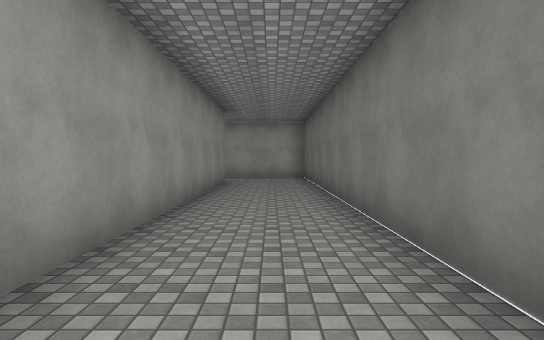
View 1 (above)

20 first-person views from a walk through a Unity game level. The camera is 1.4 m above the floor, tilts 2° down and sees 75° across. The floor is counted in squares, 2 m on a side. Each view is taken from the middle of a square. On the plan, view 1 faces up. The plan holds only what a view shows up to about 11 squares ahead; the rest is blank. The place goes on beyond the plan. The player character is not drawn. Surface patterns are stand-ins for the level's own textures.

View 2
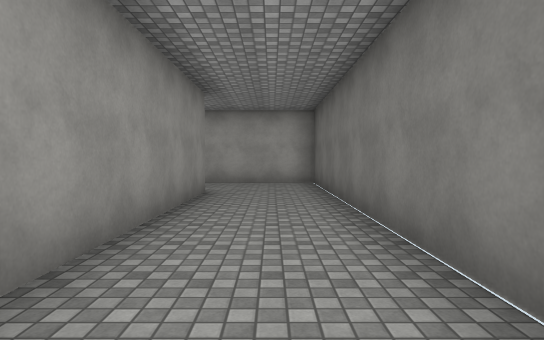

View 3
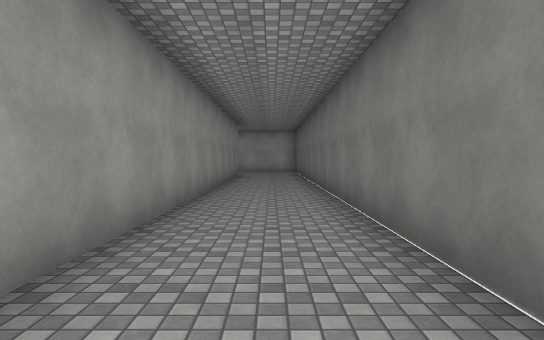

View 4
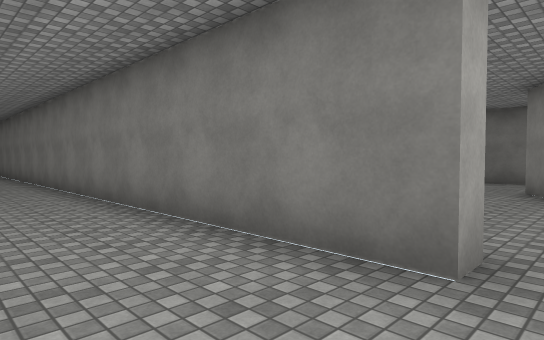

View 5
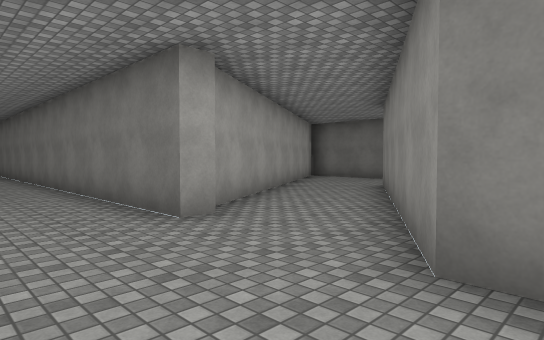

View 6
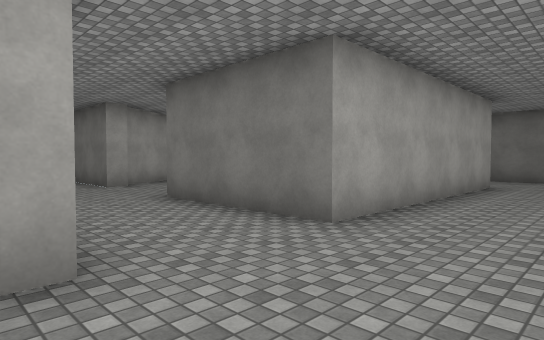

View 7
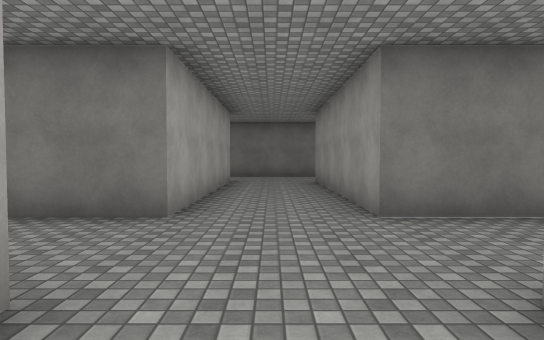

View 8
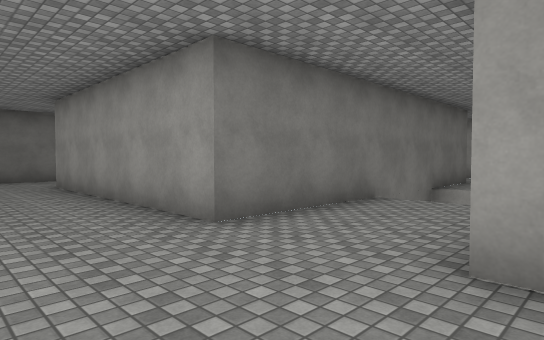

View 9
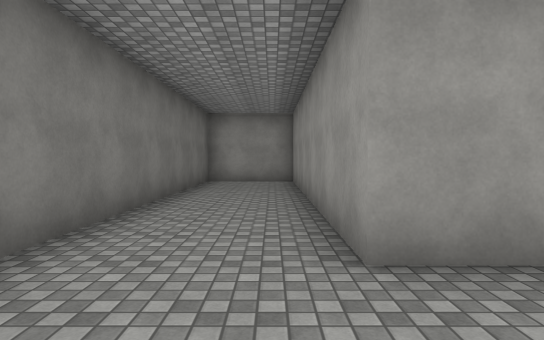

View 10
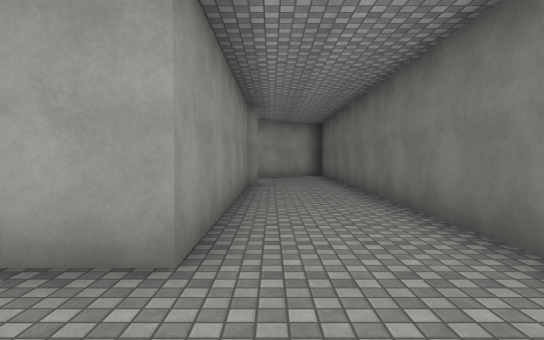

View 11
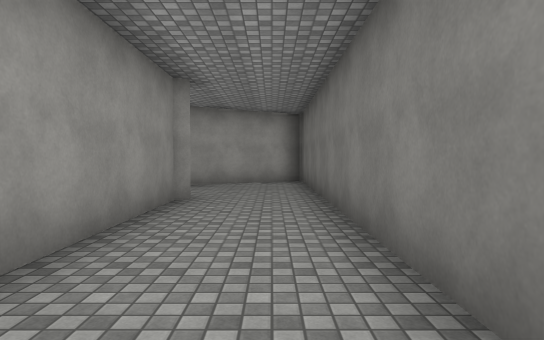

View 12
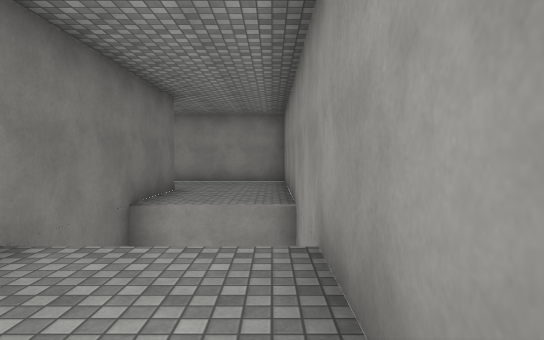

View 13
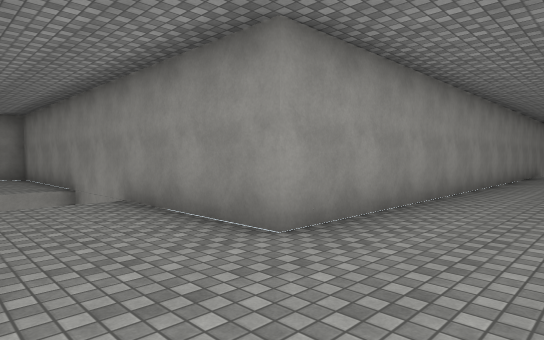

View 14
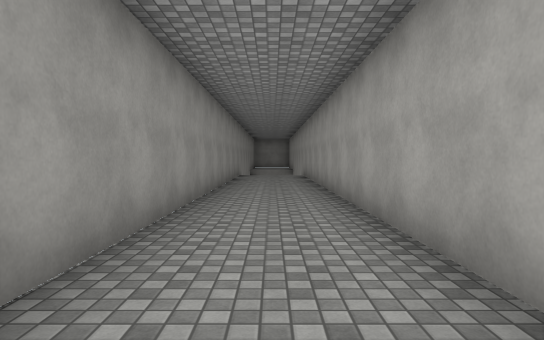

View 15
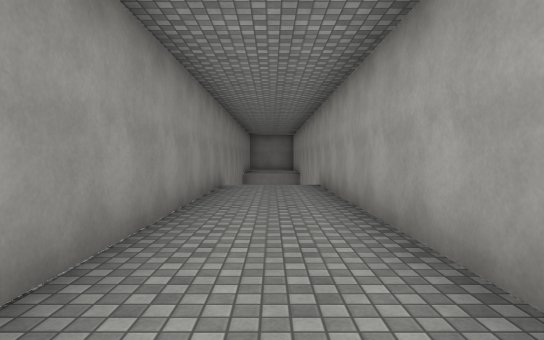

View 16
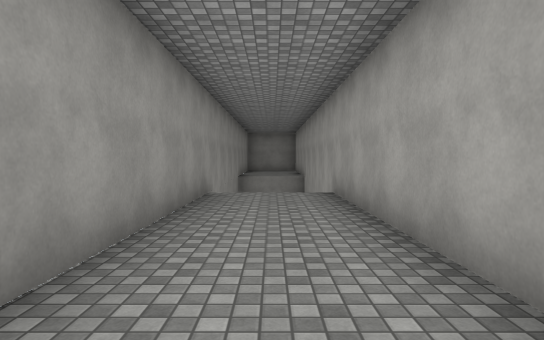

View 17
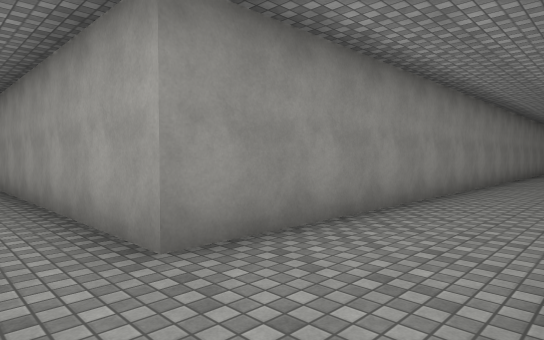

View 18
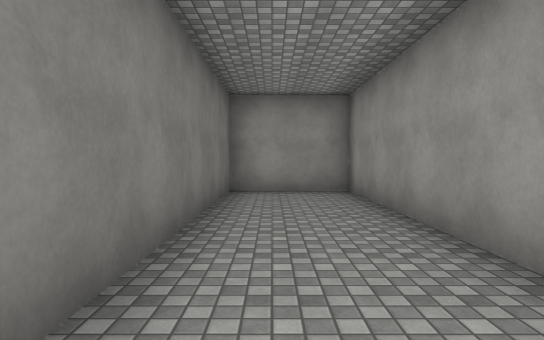

View 19
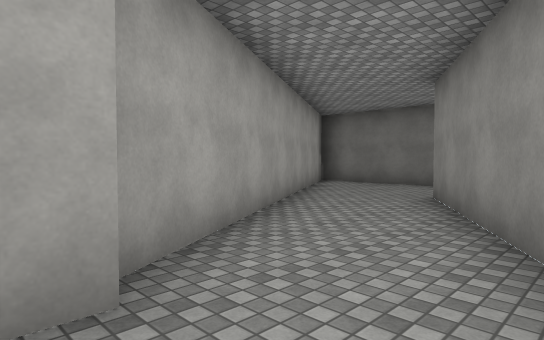

View 20
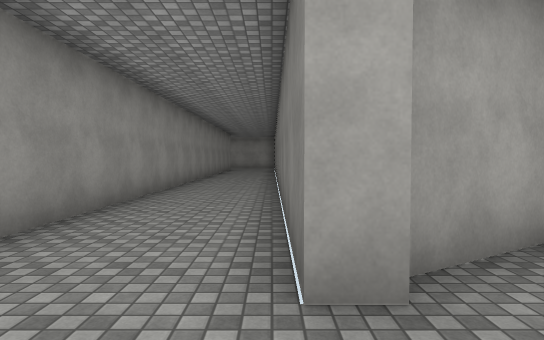

### Floor plan
Key: @ floor where view 1 was taken; # wall or solid block; . floor; v drop or lower ground.
Columns run from 18 left of view 1 to 10 right of it. Each row starts with its distance up from view 1.
 13                 #####
 12                 ....#
 11                  ...#
 10                 #...#
  9                 #...#
  8                 #...#
  7                 #...#
  6                 #...#
  5                 #...#
  4                 #...#
  3                 #...#
  2                 #...#
  1                 #...#
  0                 #.@.#
 -1                 #...#
 -2                 #...#
 -3                 #...#     ###
 -4                 #...#    ##.#
 -5                 #...#  ###..#
 -6                 #...####....#
 -7                 #..###......#
 -8                 #..#.....#..#
 -9                 #......###..#
-10                 #....### #..#
-11                 #...##   #..#
-12                 #...#    #..#
-13                 #...#    #..#
-14   ###############...######..#
-15 ###.........................#
-16    .........................#
-17 vvv.........................#
-18   ###############...######..#
-19                 #...#    #..#
-20                 #...#    #..#
-21                 #vv##    #..#
-22                  v #     #..#
-23                  #v#     #..#
-24                  #.#     #..#
-25                  #.#     #..#
-26                  #.#     ####
-27                  #..
-28                  ####

Positions as (right, up) in squares from view 1, and headings:
1: (0, 0), facing up
2: (0, 3), facing up
3: (0, -4), facing up
4: (-1, -9), facing up-right
5: (-1, -12), facing up-right
6: (-2, -17), facing up-right
7: (-3, -16), facing right
8: (-2, -15), facing down-right
9: (8, -15), facing down
10: (8, -17), facing up
11: (9, -14), facing up
12: (-1, -18), facing down
13: (1, -15), facing down-left
14: (-1, -16), facing left
15: (-6, -16), facing left
16: (-8, -16), facing left
17: (1, -16), facing up-left
18: (9, -18), facing down
19: (1, -10), facing up-right
20: (1, -10), facing up
